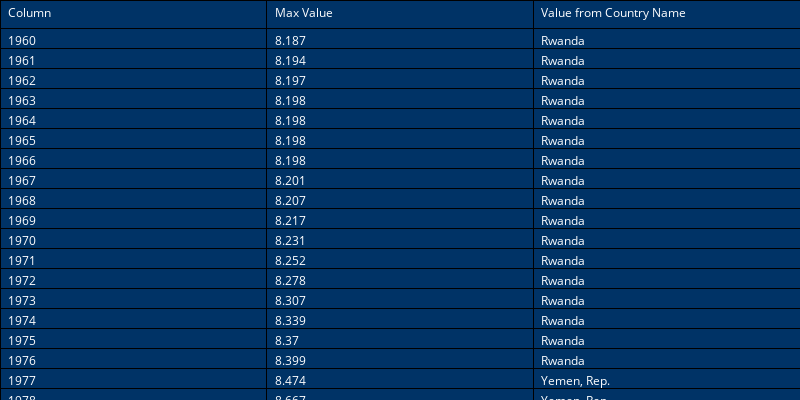

Source (notebook cell):
### Markdown cell above
**1. Which country has the highest fertility rate for each year? Explain the findings.**

### Code cell
# Function to get max value and corresponding value from the first column for each column, excluding the first column
def max_value_and_specific_row_value(df, specific_column):
    results = []
    for col in df.columns[1:]:  # Skip the first column
        max_value = df[col].max()
        max_row = df[df[col] == max_value].iloc[0]
        specific_value = max_row[specific_column]
        results.append((col, max_value, specific_value))
    return results

# Specify the first column
first_column = df.columns[0]

# Get the maximum values and corresponding values from the first column, excluding the first column itself
max_values = max_value_and_specific_row_value(df, first_column)

# Create a new DataFrame to hold the results
results_df = pd.DataFrame(max_values, columns=['Column', 'Max Value', f'Value from {first_column}'])

# Create a Plotly table with the specified color scheme
fig = go.Figure(data=[go.Table(
    header=dict(
        values=['Column', 'Max Value', f'Value from {first_column}'],
        fill_color='#003366',
        font=dict(color='white'),
        align='left',
        line_color='black'
    ),
    cells=dict(
        values=[results_df['Column'], results_df['Max Value'], results_df[f'Value from {first_column}']],
        fill_color='#003366',
        font=dict(color='white'),
        align='left',
        line_color='black'
    )
)])

# Update layout to make the table horizontally scrollable
fig.update_layout(
    width=800,
    height=400,
    margin=dict(l=0, r=0, b=0, t=0),
    autosize=True
)

# Show the figure
fig.show()

### Figure 1 — Plotly figure (JSON) as saved in the notebook; plotly's stock layout.template omitted (floating-point values rounded to 4 significant figures; data arrays with more than 128 entries replaced by an {"elided": "..."} marker saying what was removed)
{"data": [{"cells": {"align": "left", "fill": {"color": "#003366"}, "font": {"color": "white"}, "line": {"color": "black"}, "values": {"elided": "3x54 mixed values"}}, "header": {"align": "left", "fill": {"color": "#003366"}, "font": {"color": "white"}, "line": {"color": "black"}, "values": ["Column", "Max Value", "Value from Country Name"]}, "type": "table"}], "layout": {"autosize": true, "height": 400, "margin": {"b": 0, "l": 0, "r": 0, "t": 0}, "width": 800}}
